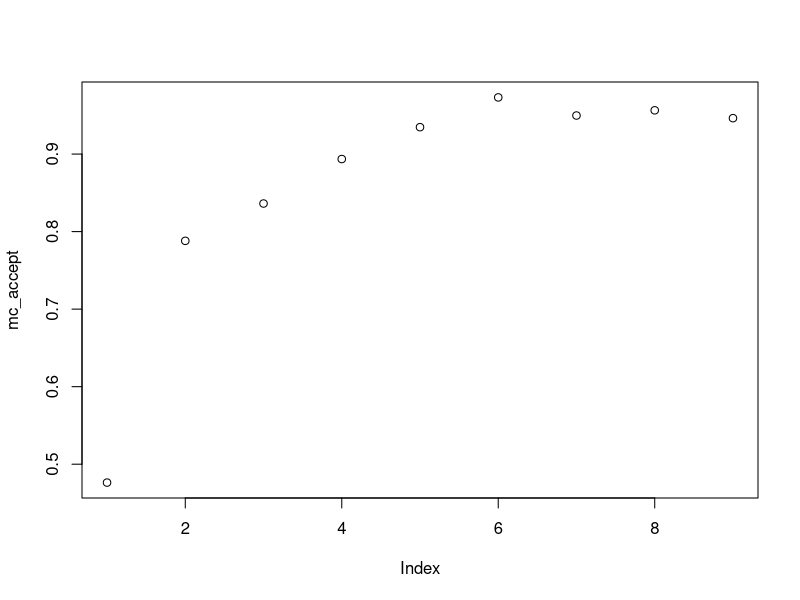
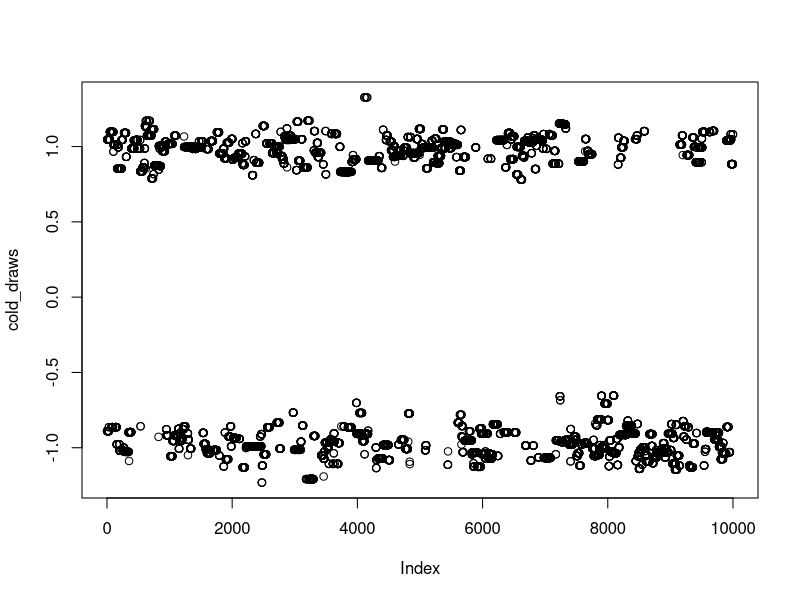

Write the R code that produced these figures, in order.

# mcmc_double_well.R
#
# Author: Bob Verity
# Date: 2021-10-06
#
# Purpose:
# Demonstrates how to implement PT in the mcmc package to solve the double-well
# problem.
#
# ------------------------------------------------------------------

# load mcmc package
library(mcmc)

# define model and MCMC parameters
gamma <- 20
burnin <- 1e3
samples <- 1e4
rungs <- 10

# define general log-joint function over state space of models and parameters
ludfun <- function(state, log.pseudo.prior) {
  
  # unpack thermodynamic power
  rung <- state[1]
  beta <- (rung - 1) / (rungs - 1)
  
  # unpack parameters
  params <- state[-1]
  mu <- params[1]
  
  # calculate power posterior
  loglike <- -gamma*(mu^2 - 1)^2
  logprior <- dunif(mu, min = -2, max = 2, log = TRUE)
  
  # calculate joint distribution in log space, with likelihood raised to the
  # power beta
  ret <- beta*loglike + logprior
  
  return(ret)
}

# make matrix of neighboring models, in our case between adjacent rungs
neighbors <- matrix(FALSE, rungs, rungs)
diag(neighbors[-1,]) <- diag(neighbors[,-1]) <- TRUE

# initialise state of chains
state_initial <- matrix(0, rungs, 1)

# run MCMC
out <- temper(obj = ludfun,
              initial = state_initial,
              neighbors = neighbors,
              nbatch = burnin + samples,
              log.pseudo.prior = 0,
              parallel = TRUE,
              scale = 0.3)

# get MC acceptance rates
mc_accept <- (diag(out$accepti[-1,]) + diag(out$accepti[,-1]))/2
plot(mc_accept)

# get draws from cold chain
cold_draws <- out$batch[-(1:burnin),rungs,]

# trace plot of draws from cold chain
plot(cold_draws)
